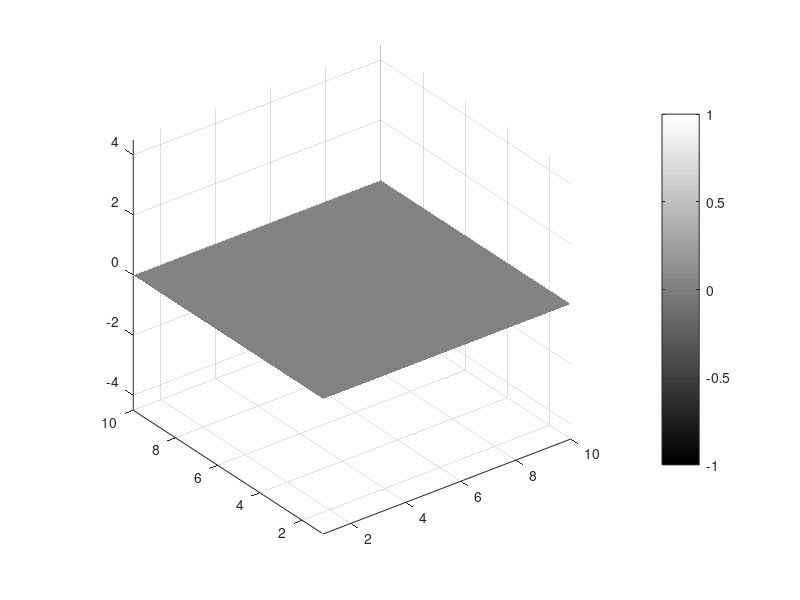

This figure's MATLAB source: (Note: this script raises an error after producing the figure.)
% Create a 10x10 grid for the surface
[X, Y] = meshgrid(1:10, 1:10);
Z = zeros(size(X));  % Flat surface at Z = 0

% Create a texture image (e.g., a gradient)
textureImage = uint8(repmat(linspace(255, 255, 10), 10, 1));

% Create an alpha mask with different transparency values
alphaMask = linspace(0, 1, 10);  % Gradient alpha values from 0 (transparent) to 1 (opaque)
alphaMask = repmat(alphaMask, 10, 1);  % Repeat the gradient for each row

% Create a figure with a 3D plot
f = figure;
hSurf = surf(X, Y, Z);  % Create the surface plot
colormap gray;  % Set colormap to grayscale
shading interp;  % Interpolate shading for smooth appearance
axis equal;  % Make axes aspect ratio equal
axis vis3d;  % Freeze aspect ratio for better panning/rotation
colorbar;  % Show colorbar

% Enable 3D rotation and panning
rotate3d on;

% Apply the texture and alpha mask to the surface
hSurf.FaceColor = 'texturemap';
hSurf.EdgeColor = 'none';
hSurf.CData = textureImage;  % Apply the texture image
hSurf.FaceAlpha = 'texturemap';
hSurf.AlphaData = alphaMask;  % Apply the alpha mask

% Set axis labels and title
xlabel('X-axis');
ylabel('Y-axis');
zlabel('Z-axis');
title('10x10 Surface with Textured Transparency');

cameratoolbar(f);


% Ensure the plot is interactive
grid on;  % Show grid for better reference
view(3);  % Set the default 3D view
